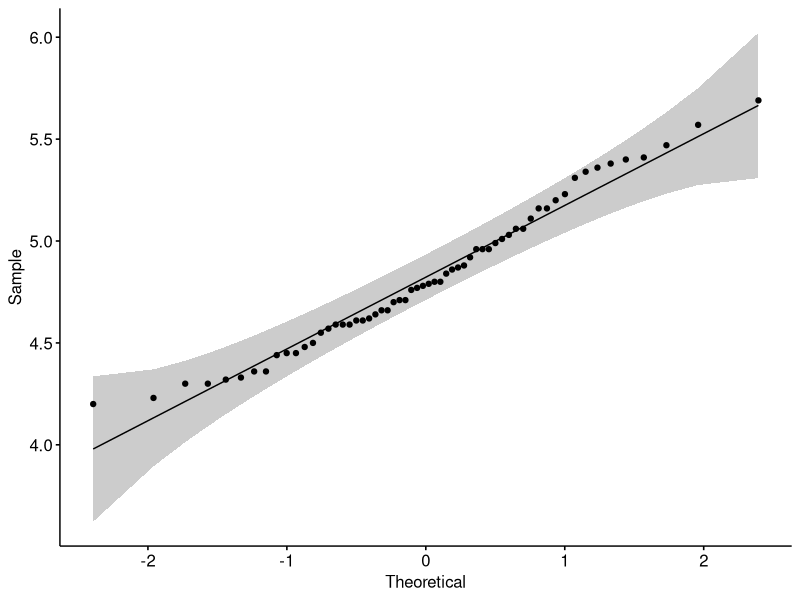
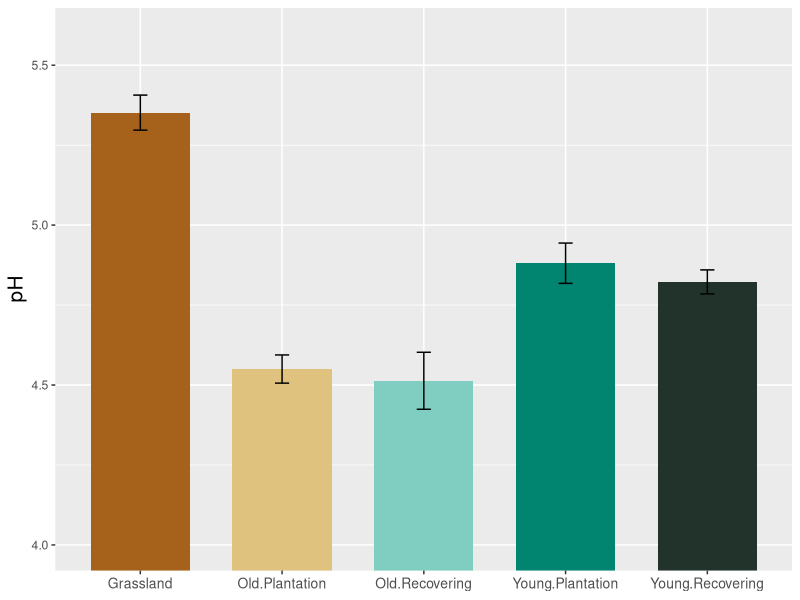
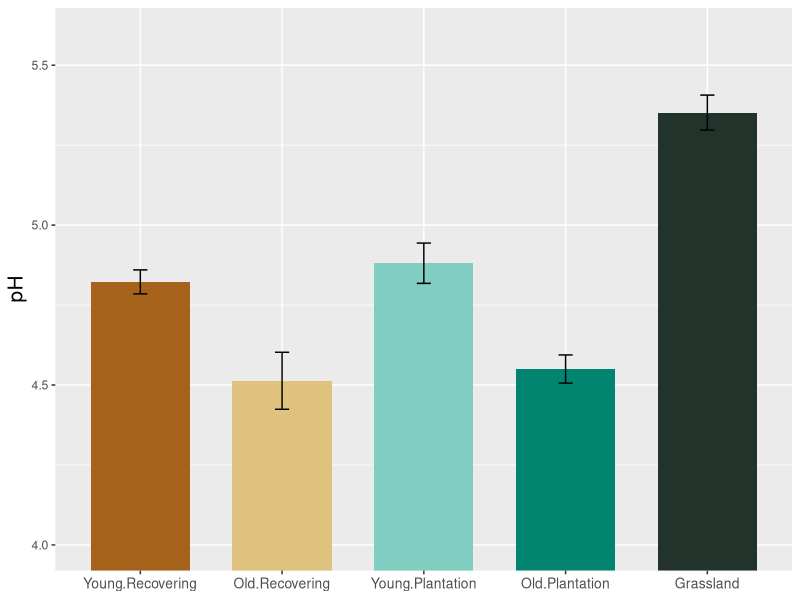
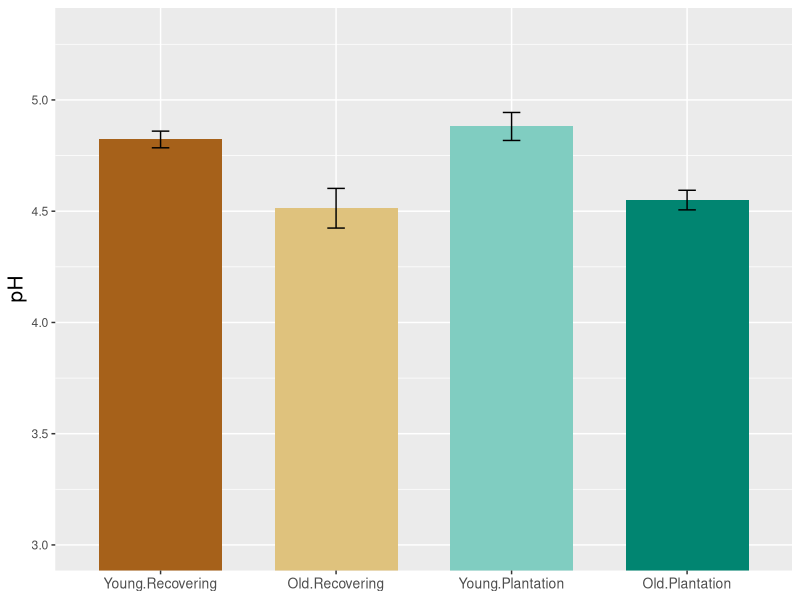
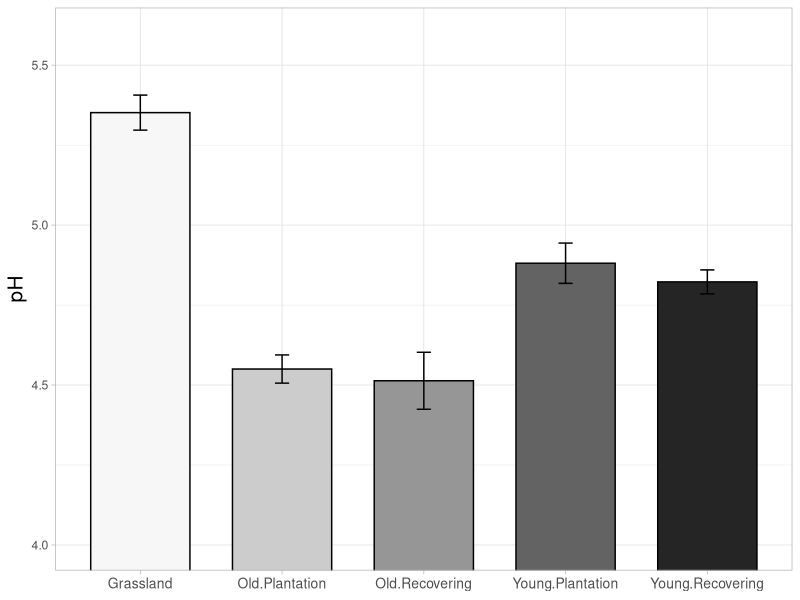
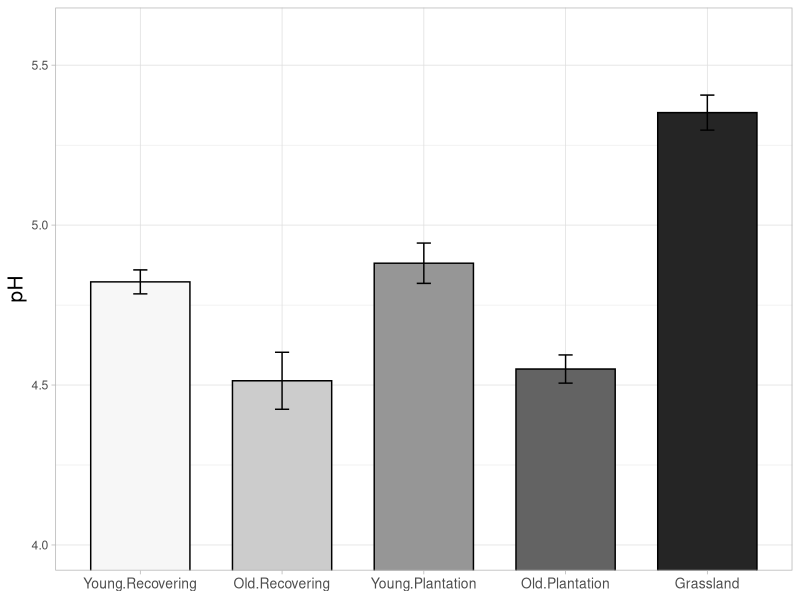
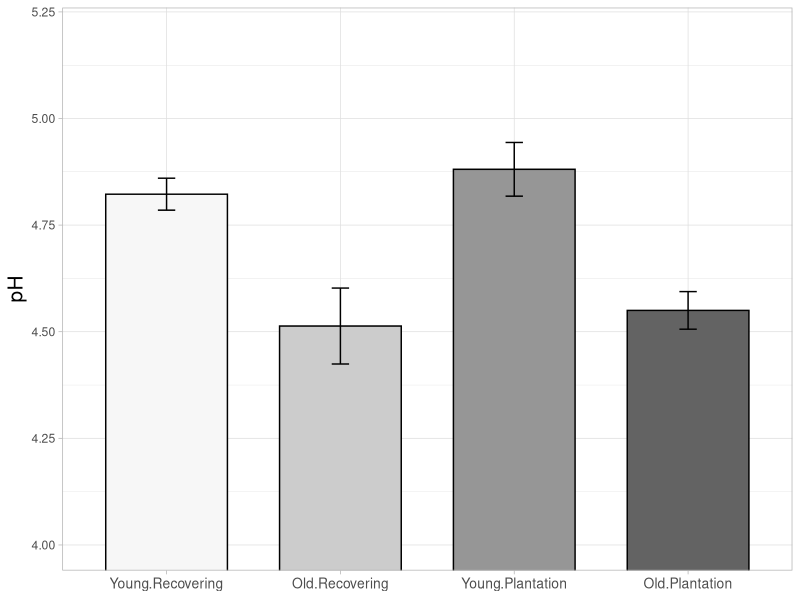
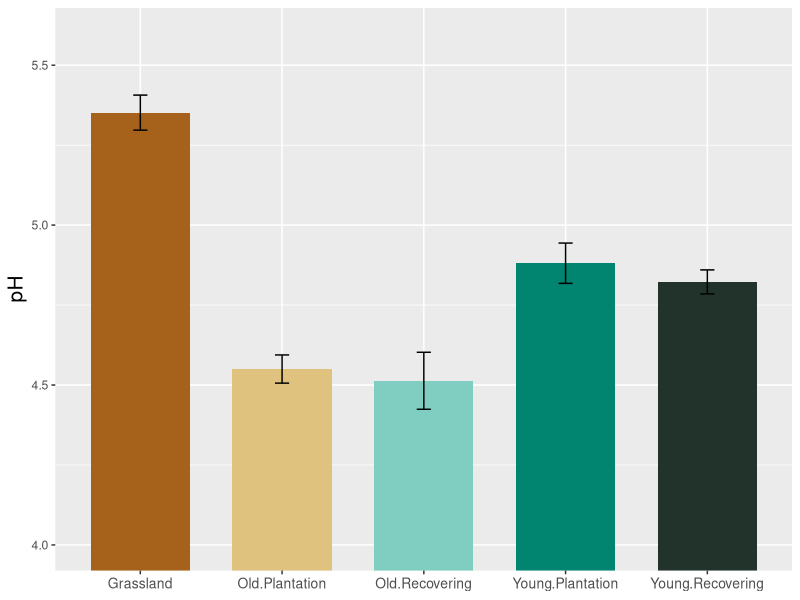

Write the R code that produced these figures, in order.
# Effect of land management on soil pH
# Attempting to produce a bar chart 
# Emma Gemal, s1758915@sms.ed.ac.uk
# University of Edinburgh
# Created 22/10/2019


setwd("~/Documents/Uni Work/Year 3/Ecological Measurement")

## Library ----
library(plyr)
library(tidyverse)
library(ggpubr)  
library(plotrix)


## Loading data ----
soilph <- read.csv("soil-ph-data.csv")
str(soilph)


## Checking normality ----
ggqqplot(soilph$ph)
# pretty close to the line, looks good 


## Data manipulation ----
soilph <- soilph %>% 
              mutate(site = revalue(site, c("site1" = "Young.Recovering",
                                            "site2" = "Young.Plantation",
                                            "site3" = "Old.Recovering",
                                            "site4" = "Old.Plantation",
                                            "site5" = "Grassland"))) 
detach(package:plyr)
phmean_se <- soilph %>% 
              group_by(site) %>% 
              summarize(mean_ph = mean(ph), se = std.error(ph))


## All sites barplot ----
(all_sites <- ggplot(data = phmean_se, aes(x = site, y = mean_ph, fill = site)) +
                geom_col(show.legend = FALSE, width = 0.7) +
                geom_errorbar(aes(ymin = mean_ph - se, ymax = mean_ph + se), width = 0.1) +
                scale_fill_manual(values = c("#a6611a", 
                                             "#dfc27d",
                                             "#80cdc1",
                                             "#018571",
                                             "#21332A")) +
                labs(y = "pH") +
                theme_grey() +
                theme(axis.title.x = element_blank(),
                      axis.text.x = element_text(size = 10),
                      axis.title.y = element_text(size = 15)) +
                coord_cartesian(ylim = c(4,5.6)))

ggsave("allsites_scaled2.png")


## All sites (reordered) ----
sites_ordered <- phmean_se %>% 
                    mutate(site = factor(site, levels = c("Young.Recovering",
                                                          "Old.Recovering",
                                                          "Young.Plantation",
                                                          "Old.Plantation",
                                                          "Grassland"))) %>% 
                    arrange(site)

# plot of all sites (ordered by recovering and plantation)
(plot_all_ordered <- ggplot(data = sites_ordered, aes(x = site, y = mean_ph, fill = site)) +
                        geom_col(show.legend = FALSE, width = 0.7) +
                        geom_errorbar(aes(ymin = mean_ph - se, ymax = mean_ph + se), width = 0.1) +
                        scale_fill_manual(values = c("#a6611a", 
                                                     "#dfc27d",
                                                     "#80cdc1",
                                                     "#018571",
                                                     "#21332A")) +
                        labs(y = "pH") +
                        theme_grey() +
                        theme(axis.title.x = element_blank(),
                              axis.text.x = element_text(size = 10),
                              axis.title.y = element_text(size = 15)) +
                        coord_cartesian(ylim = c(4,5.6)))

ggsave("allsites_ordered_scaled2.png")


## Managed sites ----
managed_sites <- subset(sites_ordered, site != "Grassland")

(plot_managed <- ggplot(data = managed_sites, aes(x = site, y = mean_ph, fill = site)) +
        geom_col(show.legend = FALSE, width = 0.7) +
        geom_errorbar(aes(ymin = mean_ph - se, ymax = mean_ph + se), width = 0.1) +
        scale_fill_manual(values = c("#a6611a", 
                                     "#dfc27d",
                                     "#80cdc1",
                                     "#018571")) +
        labs(y = "pH") +
        theme_grey() +
        theme(axis.title.x = element_blank(),
              axis.text.x = element_text(size = 10),
              axis.title.y = element_text(size = 15)) +
        coord_cartesian(ylim = c(3,5.3)))

ggsave("managed_sites.png")

# secondary plots produced with ylim set to 4 and 5.x


## Black & White plots ----
# all sites
(all_bw <- ggplot(data = phmean_se, aes(x = site, y = mean_ph, fill = site)) +
     geom_col(show.legend = FALSE, width = 0.7, color = "black") +
     geom_errorbar(aes(ymin = mean_ph - se, ymax = mean_ph + se), width = 0.1) +
     scale_fill_manual(values = c("#f7f7f7", 
                                  "#cccccc",
                                  "#969696",
                                  "#636363",
                                  "#252525")) +
     labs(y = "pH") +
     theme_light() +    # has to go before the other theme preferences  
     theme(axis.title.x = element_blank(),
           axis.text.x = element_text(size = 10),
           axis.title.y = element_text(size = 15)) +
     coord_cartesian(ylim = c(4,5.6)))

ggsave("all_bw.png")

# all sites rearranged  
(all_ord_bw <- ggplot(data = sites_ordered, aes(x = site, y = mean_ph, fill = site)) +
        geom_col(show.legend = FALSE, width = 0.7, color = "black") +
        geom_errorbar(aes(ymin = mean_ph - se, ymax = mean_ph + se), width = 0.1) +
        scale_fill_manual(values = c("#f7f7f7", 
                                     "#cccccc",
                                     "#969696",
                                     "#636363",
                                     "#252525")) +
        labs(y = "pH") +
        theme_light() +
        theme(axis.title.x = element_blank(),
              axis.text.x = element_text(size = 10),
              axis.title.y = element_text(size = 15)) +
        coord_cartesian(ylim = c(4,5.6)))

ggsave("all_order_bw.png")

# managed sites 
(managed_bw <- ggplot(data = managed_sites, aes(x = site, y = mean_ph, fill = site)) +
        geom_col(show.legend = FALSE, width = 0.7, color = "black") +
        geom_errorbar(aes(ymin = mean_ph - se, ymax = mean_ph + se), width = 0.1) +
        scale_fill_manual(values = c("#f7f7f7", 
                                     "#cccccc",
                                     "#969696",
                                     "#636363")) +
        labs(y = "pH") +
        theme_light() +
        theme(axis.title.x = element_blank(),
              axis.text.x = element_text(size = 10),
              axis.title.y = element_text(size = 15)) +
        coord_cartesian(ylim = c(4,5.2)))

ggsave("managed_bw.png")
